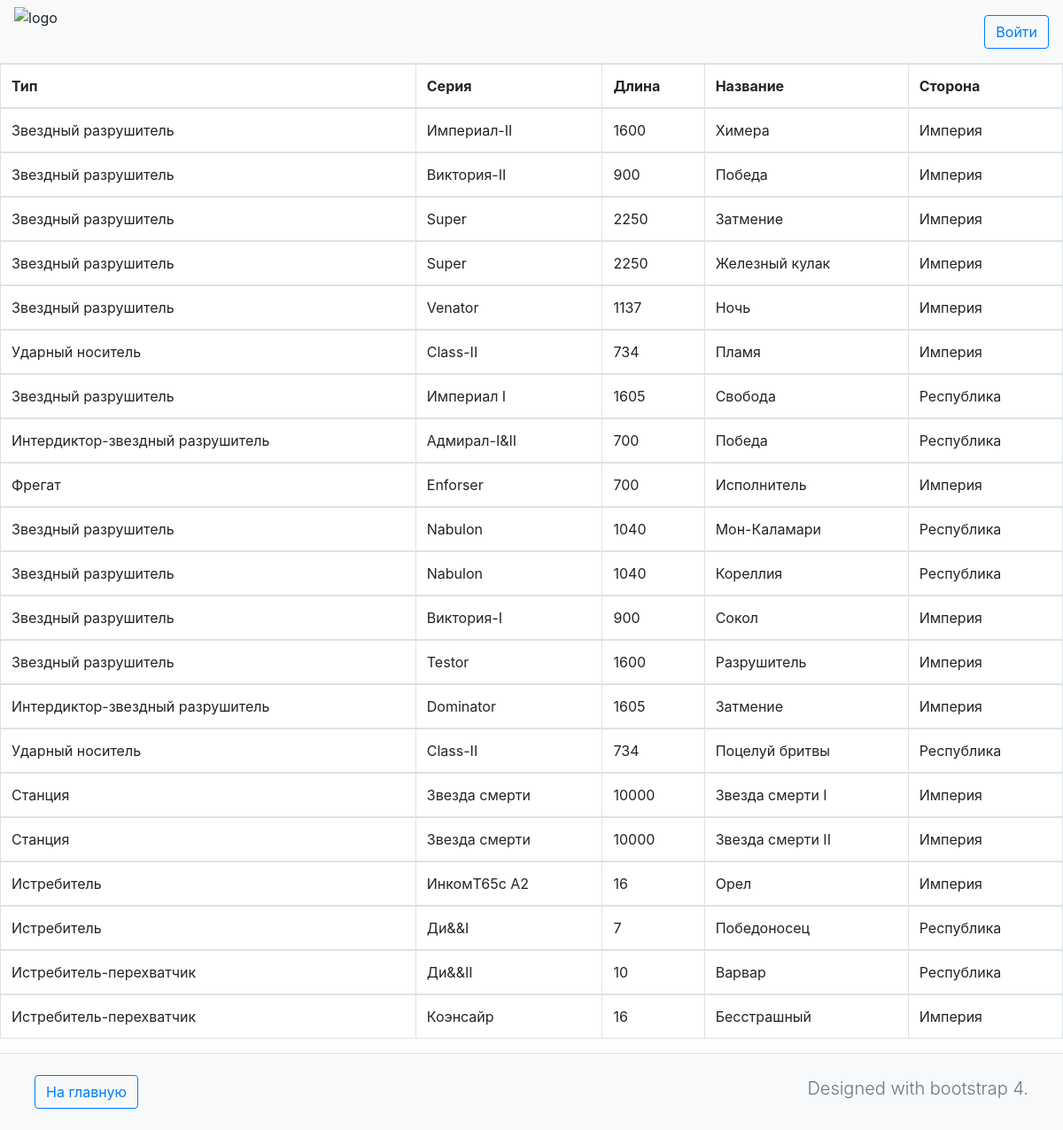
Before: /ships/ with the older database file.
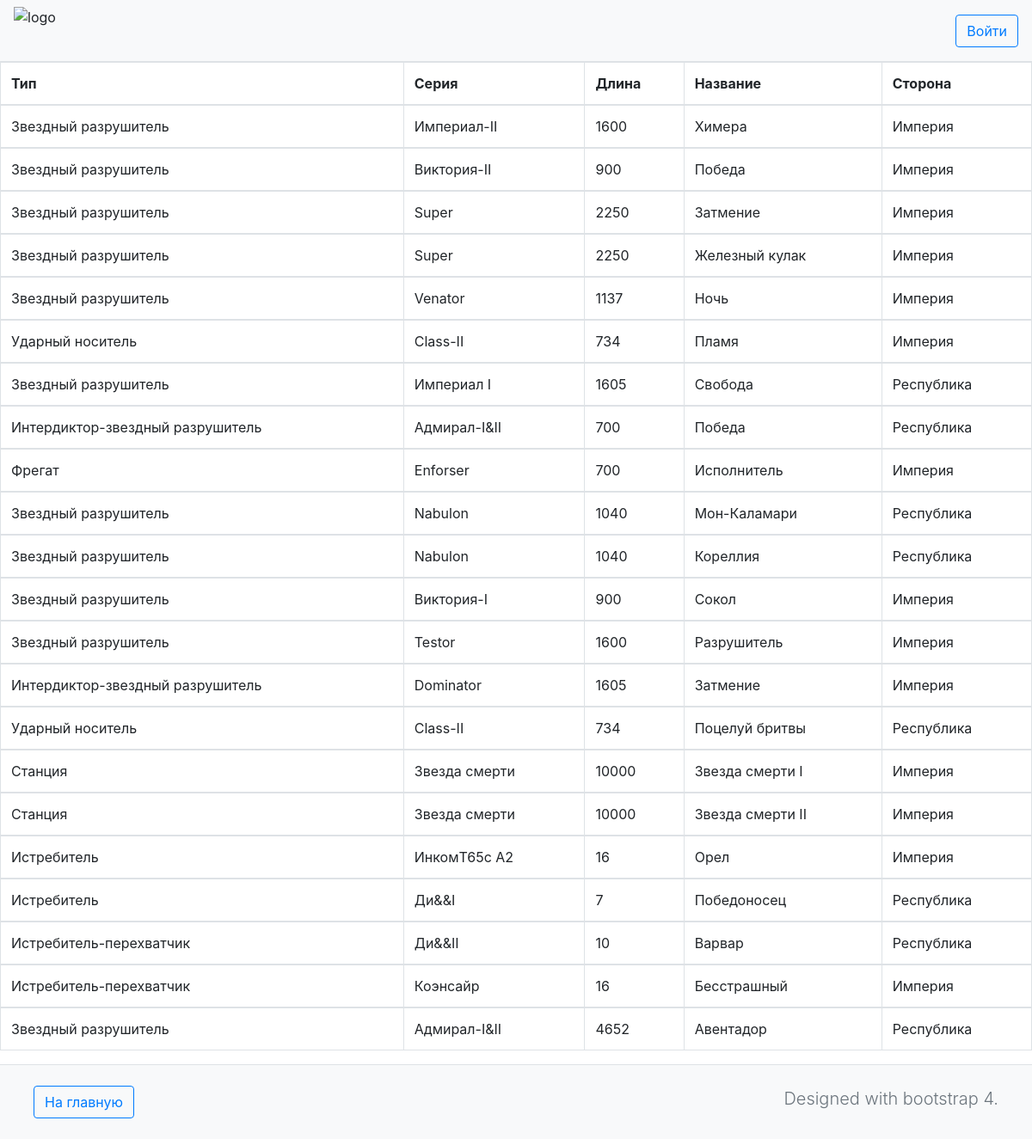
After: the same page with the newer database file.
### lists/models.py (models this page shows, shortened)
class Ship(models.Model):
    type = models.ForeignKey(Type, on_delete=models.CASCADE)
    series = models.ForeignKey(Series, on_delete=models.CASCADE)
    lenght = models.IntegerField()
    name = models.CharField(max_length=128)
    side = models.ForeignKey(Side, on_delete=models.CASCADE)

class Type(models.Model):
    type = models.CharField(max_length=128, unique=True, primary_key=True)
    def __str__(self):
        return self.type

class Series(models.Model):
    series = models.CharField(max_length=128, unique=True, primary_key=True)
    class Meta:
        verbose_name_plural = 'Series'
    def __str__(self):
        return self.series

class Side(models.Model):
    side = models.CharField(max_length=128, unique=True, primary_key=True)
    def __str__(self):
        return self.side

### lists/views.py (the view)
# urls.py: path('', views.ships, name='ships')
def ships(request):
    ships = Ship.objects.all()
    context_dict = {'ships': ships}
    return render(request, 'lists.html', context_dict)

### templates/lists.html (shortened to what this page needs)
<!DOCTYPE html>
{% extends 'base.html' %}
{% load staticfiles %}
{% block body_block %}
    {% if ships %}
    <table class="table table-hover table-bordered">
        <thead>
            <tr class="active">
                <th>Тип</th>
                <th>Серия</th>
                <th>Длина</th>
                <th>Название</th>
                <th>Сторона</th>
            </tr>
        </thead>
        {% for ship in ships %}
        <tbody>
            <tr>
                <td>{{ ship.type }}</td>
                <td>{{ ship.series }}</td>
                <td>{{ ship.lenght }}</td>
                <td>{{ ship.name }}</td>
                <td>{{ ship.side }}</td>
            </tr>
        {% endfor %}
        </tbody>
    </table>
    {% else %}
        <p>There are no ships!</p>
    {% endif %}
{% endblock %}

### templates/base.html (shortened to what this page needs)
{% load staticfiles %}
<html lang="ru-ru">
<head>
    <link rel="stylesheet" href="https://maxcdn.bootstrapcdn.com/bootstrap/4.0.0/css/bootstrap.min.css">
    {% block static %}
        <link rel="stylesheet" href="{% static "bootstrap/css/main.css" %}">
    {% endblock %}
</head>
<body>
    {% block header_block %}
         <div class="d-flex flex-row flex-md-row align-items-center p-2 pl-3 pr-3 mb-0 bg-light border-bottom box-shadow svg-logo">
             <img class="my-0 mx-0 mr-auto" src="{% static "images/logo.png" %}" alt="logo" height="55" width="55">
             <a class="btn btn-outline-primary" href="#">Войти</a>
        </div>
    {% endblock %}
    {% block body_block %}
    {% endblock %}
    {% block footer %}
        <footer class="footer bg-light">
            <div class="container-fluid border-top">
                <div class="row p-4">
                    <div class="col-xl-3">
                        <a class="btn btn-outline-primary" href="{% url 'index' %}">На главную</a>
                    </div>
                    <div class="col-xl-3"></div>
                    <div class="col-xl-3"></div>
                    <div class="col-xl-3 text-right">
                        <strong class="text-muted lead">Designed with bootstrap 4.</strong>
                    </div>
                </div>
            </div>
        </footer>
    {% endblock %}
</body>
</html>

Changed rows visible on the page:
added Ship: type "Звездный разрушитель", series "Адмирал-I&II", lenght "4652", name "Авентадор", side "Республика"
